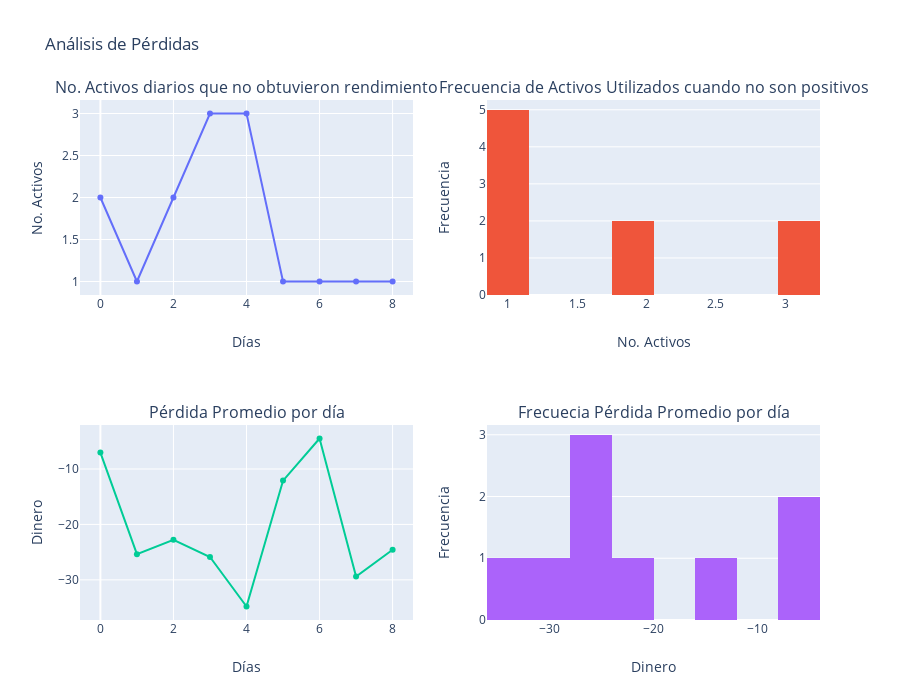

Notebook source saved alongside this figure:
### Code cell
prueba["grafica"]["DiarioN"]
fig.show()

### Figure 1 — Plotly figure (JSON) as saved in the notebook; plotly's stock layout.template omitted (floating-point values rounded to 4 significant figures)
{"data": [{"type": "scatter", "xaxis": "x", "y": [2, 1, 2, 3, 3, 1, 1, 1, 1], "yaxis": "y"}, {"type": "histogram", "x": [2, 1, 2, 3, 3, 1, 1, 1, 1], "xaxis": "x2", "xbins": {"size": 0.3}, "yaxis": "y2"}, {"type": "scatter", "xaxis": "x3", "y": [-7.045, -25.37, -22.77, -25.88, -34.81, -12.1, -4.5, -29.39, -24.56], "yaxis": "y3"}, {"type": "histogram", "x": [-7.045, -25.37, -22.77, -25.88, -34.81, -12.1, -4.5, -29.39, -24.56], "xaxis": "x4", "xbins": {"size": 4}, "yaxis": "y4"}], "layout": {"annotations": [{"font": {"size": 16}, "showarrow": false, "text": "No. Activos diarios que no obtuvieron rendimiento", "x": 0.225, "xanchor": "center", "xref": "paper", "y": 1, "yanchor": "bottom", "yref": "paper"}, {"font": {"size": 16}, "showarrow": false, "text": "Frecuencia de Activos Utilizados cuando no son positivos", "x": 0.775, "xanchor": "center", "xref": "paper", "y": 1, "yanchor": "bottom", "yref": "paper"}, {"font": {"size": 16}, "showarrow": false, "text": "Pérdida Promedio por día", "x": 0.225, "xanchor": "center", "xref": "paper", "y": 0.375, "yanchor": "bottom", "yref": "paper"}, {"font": {"size": 16}, "showarrow": false, "text": "Frecuecia Pérdida Promedio por día", "x": 0.775, "xanchor": "center", "xref": "paper", "y": 0.375, "yanchor": "bottom", "yref": "paper"}], "height": 700, "showlegend": false, "title": {"text": "Análisis de Pérdidas"}, "xaxis": {"anchor": "y", "domain": [0, 0.45], "title": {"text": "Días"}}, "xaxis2": {"anchor": "y2", "domain": [0.55, 1], "title": {"text": "No. Activos"}}, "xaxis3": {"anchor": "y3", "domain": [0, 0.45], "title": {"text": "Días"}}, "xaxis4": {"anchor": "y4", "domain": [0.55, 1], "title": {"text": "Dinero"}}, "yaxis": {"anchor": "x", "domain": [0.625, 1], "title": {"text": "No. Activos"}}, "yaxis2": {"anchor": "x2", "domain": [0.625, 1], "title": {"text": "Frecuencia"}}, "yaxis3": {"anchor": "x3", "domain": [0, 0.375], "title": {"text": "Dinero"}}, "yaxis4": {"anchor": "x4", "domain": [0, 0.375], "title": {"text": "Frecuencia"}}}}
